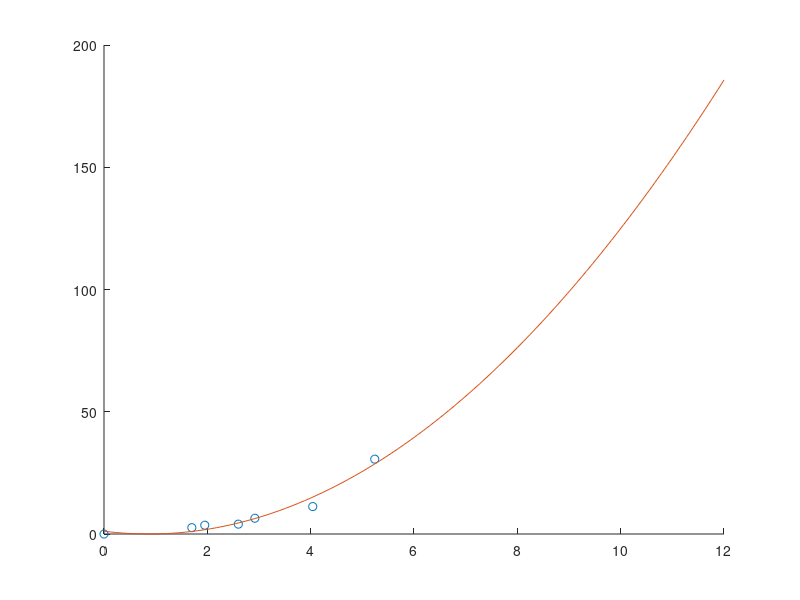

Recreate this plot in MATLAB.
%2

clc, clear, close all

h = [0 1.7 1.95 2.60 2.92 4.04 5.24];
F = [0 2.6 3.6 4.03 6.45 11.22 30.61];

%a
p = polyfit(h,F,2)

%b
hold off
hold on
plot(h, F, 'o');
xi = linspace(0,12,100);
yi = polyval(p, xi);
plot (xi,yi);

%c
Ffit = polyval(p, h);
Error = sum((F-Ffit).^2)

F7m = polyval(p, 7)
F10m = polyval(p, 10)
F12m = polyval(p, 12)
